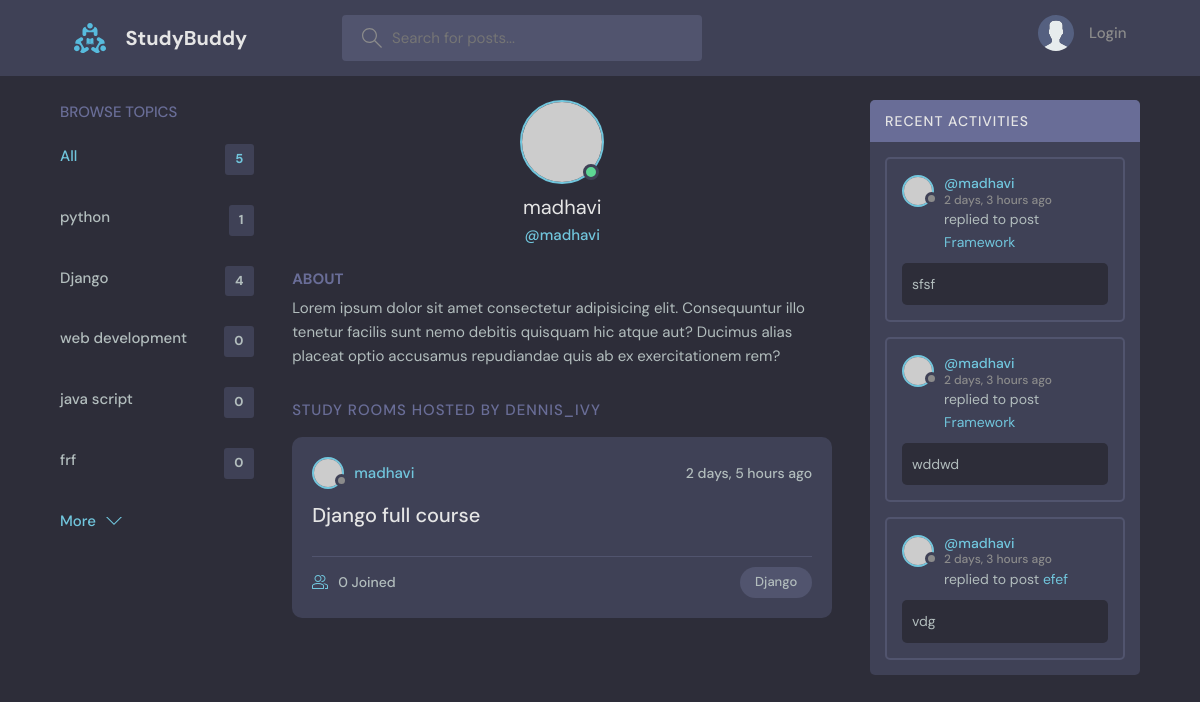
Page /profile/5/ on the earlier database version.
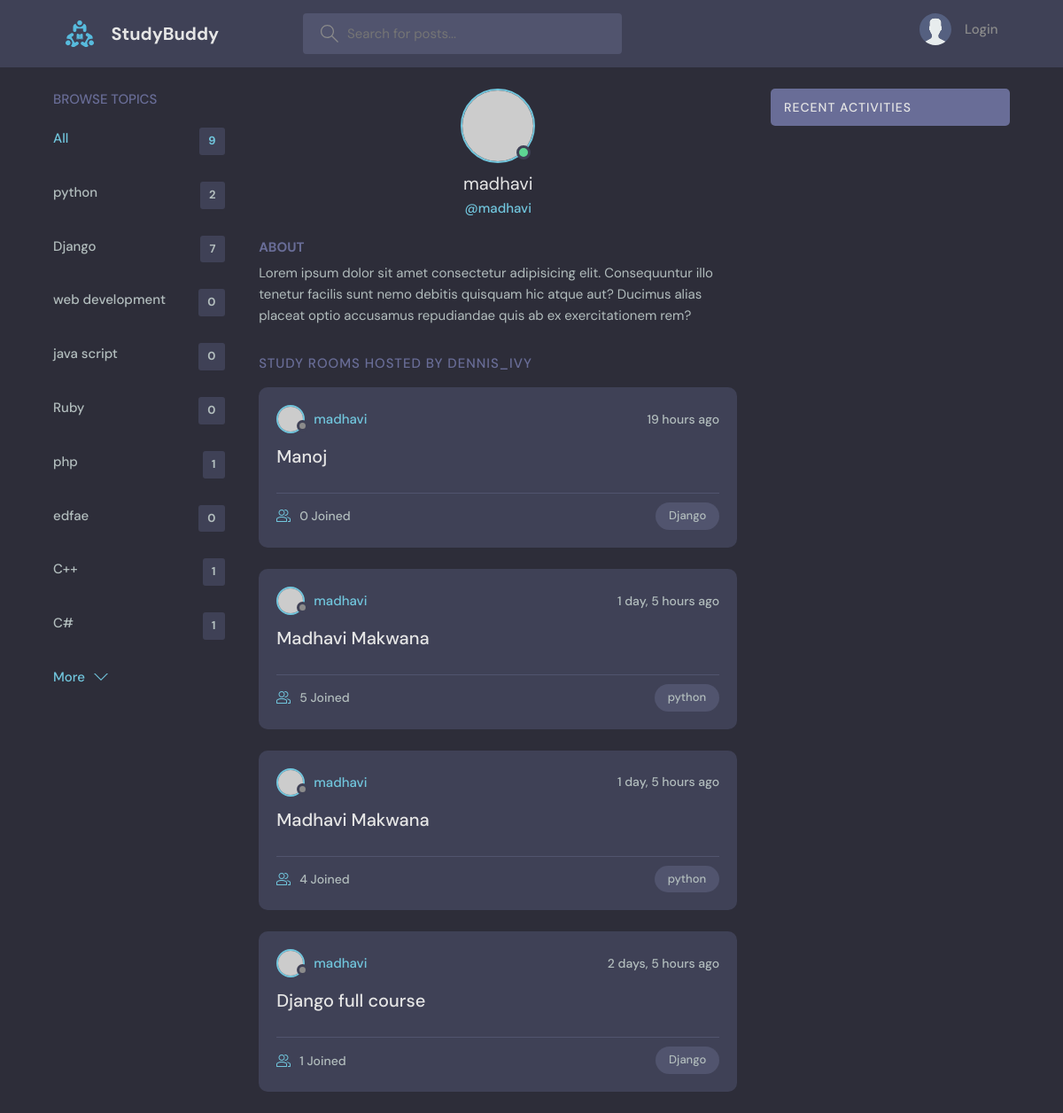
Same page on the later database version.
### base/models.py (models this page shows)
class Topic(models.Model):
    name = models.CharField(max_length=200)
    def __str__(self):
        return self.name

class Room(models.Model):
    host = models.ForeignKey(User, on_delete=models.SET_NULL, null=True)
    topic = models.ForeignKey(Topic, on_delete=models.SET_NULL, null=True)
    name = models.CharField(max_length=200)
    description = models.TextField(null=True, blank = True)
    participants = models.ManyToManyField(User, related_name="participants", blank = True)
    updated = models.DateTimeField(auto_now=True)
    created = models.DateTimeField(auto_now_add=True)
    class Meta:
        ordering = ['-updated','-created']
    def __str__(self):
        return self.name

class Message(models.Model):
    user = models.ForeignKey(User, on_delete=models.CASCADE)
    room = models.ForeignKey(Room, on_delete=models.CASCADE)
    body = models.TextField()
    updated = models.DateTimeField(auto_now=True)
    created = models.DateTimeField(auto_now_add=True)
    class Meta:
        ordering = ['-updated','-created']
    def __str__(self):
        return self.body[0:50]

### base/views.py (the view)
# urls.py: path('profile/<str:pk>/', views.userProfile, name="profile"),
def userProfile(request, pk):
    user = User.objects.get( id=pk )
    print('user :', user)
    rooms = user.room_set.all()
    print('rooms:', rooms)
    room_messages = user.message_set.all()
    print('room_messages:', room_messages)
    topics = Topic.objects.all()
    context = {'user': user, 'rooms': rooms, 'room_messages': room_messages, 'topics': topics}
    print('context:', context)
    return render(request, 'base/profile.html', context)

### base/templates/base/profile.html (shortened to what this page needs)
{% extends 'main.html' %}
{% block content %}
  <main class="profile-page layout layout--3">
    <div class="container">
      {% include 'base/topic_components.html' %}
      <div class="roomList">
        <div class="profile">
          <div class="profile__avatar">
            <div class="avatar avatar--large active">
              <img src="https://randomuser.me/api/portraits/men/11.jpg" />
            </div>
          </div>
          <div class="profile__info">
            <h3>{{user.username}}</h3>
            <p>@{{user.username}}</p>
          </div>
          <div class="profile__about">
            <h3>About</h3>
            <p>
              Lorem ipsum dolor sit amet consectetur adipisicing elit. Consequuntur illo tenetur
              facilis sunt nemo debitis quisquam hic atque aut? Ducimus alias placeat optio
              accusamus repudiandae quis ab ex exercitationem rem?
            </p>
          </div>
        </div>
        <div class="roomList__header">
          <div>
            <h2>Study Rooms Hosted by dennis_ivy</a>
            </h2>
          </div>
        </div>
        {% include 'base/feed_components.html' %}
      </div>
      {% include 'base/activity_components.html' %}
    </div>
  </main>
  {% endblock %}

### templates/main.html (shortened to what this page needs)
<!DOCTYPE html>
{% load static %}
<html lang="en">
  <head>
    <link rel="stylesheet" href="{% static 'styles/style.css' %}" />
  </head>
  <body>
    {% include 'navbar.html' %}
    {% block content %}{% endblock %}
  </body>
</html>

### templates/navbar.html (shortened to what this page needs)
{% load static %}
<header class="header header--loggedIn">
    <div class="container">
      <a href="{% url 'home' %}" class="header__logo">
        <img src="{% static 'images/logo.svg' %}" />
        <h1>StudyBuddy</h1>
      </a>
      <form class="header__search" method="GET" action="{% url 'home' %}">
        <label>
          <input name="q" placeholder="Search for posts..." />
        </label>
      </form>
      <nav class="header__menu">
        {% if request.user.is_authenticated %}
        <div class="header__user">
          <a href="{% url 'updateuser' %}">
            <div class="avatar avatar--medium active">
              <img src="https://randomuser.me/api/portraits/men/37.jpg" />
            </div>
            <p>{{request.user.username}} <span>@{{request.user.username}}</span></p>
          </a>
          <button class="dropdown-button">
            <svg version="1.1" xmlns="http://www.w3.org/2000/svg" width="32" height="32" viewBox="0 0 32 32">
              <title>chevron-down</title>
              <path d="M16 21l-13-13h-3l16 16 16-16h-3l-13 13z"></path>
            </svg>
          </button>
        </div>
        {% else %}
        <a href="{% url 'login' %}">
          <img src="{% static 'images/avatar.svg' %}" />
          <p>Login</p>
        </a>
        {% endif %}
      </nav>
    </div>
  </header>

### base/templates/base/topic_components.html
<div class="topics">
    <div class="topics__header">
      <h2>Browse Topics</h2>
    </div>
    <ul class="topics__list">
      <li>
        <a href="{% url 'home' %}" class="active">All <span>{{topics.count}}</span></a>
      </li>
      {% for topic in topics %}
      <li>
        <a href="{% url 'home' %}?q={{topic.name}}">{{topic.name}}<span>{{topic.room_set.all.count}}</span></a>
      </li>
      {% endfor %}
    </ul>
    <a class="btn btn--link" href="{% url 'topics' %}">
      More
      <svg version="1.1" xmlns="http://www.w3.org/2000/svg" width="32" height="32" viewBox="0 0 32 32">
        <title>chevron-down</title>
        <path d="M16 21l-13-13h-3l16 16 16-16h-3l-13 13z"></path>
      </svg>
    </a>
  </div>

### base/templates/base/feed_components.html (shortened to what this page needs)
{% for room in rooms %}
<div class="roomListRoom">
    <div class="roomListRoom__header">
      <a href="{% url 'profile' room.host.id %}" class="roomListRoom__author">
        <div class="avatar avatar--small">
          <img src="https://randomuser.me/api/portraits/women/11.jpg" />
        </div>
        <span>{{room.host.username}}</span>
      </a>
      <div class="roomListRoom__actions">
        <span>{{room.created|timesince}} ago</span>
      </div>
    </div>
    <div class="roomListRoom__content">
      <a href="{% url 'room' room.id %}">{{room.name}}</a>
    </div>
    <div class="roomListRoom__meta">
      <a href="{% url 'room' room.id %}" class="roomListRoom__joined">
        {{ room.participants.all.count}} Joined
      </a>
      <p class="roomListRoom__topic">{{room.topic.name}}</p>
    </div>
  </div>
  {% endfor %}

### base/templates/base/activity_components.html (shortened to what this page needs)
<div class="activities">
    <div class="activities__header">
      <h2>Recent Activities</h2>
    </div>
    {% for message in room_messages %}
    <div class="activities__box">
      <div class="activities__boxHeader roomListRoom__header">
        <a href="{% url 'profile' message.user.id %}" class="roomListRoom__author">
          <div class="avatar avatar--small">
            <img src="https://randomuser.me/api/portraits/women/11.jpg" />
          </div>
          <p>
            @{{message.user}}
            <span> {{message.created|timesince}} ago</span>
          </p>
        </a>
      </div>
      <div class="activities__boxContent">
        <p>replied to post <a href="{% url 'room' message.room.id %}">{{message.room}}</a></p>
        <div class="activities__boxRoomContent">
          {{message.body}}
        </div>
      </div>
    </div>
    {% endfor %}
  </div>

Differences in the rows shown:
removed Topic: name "frf", room_set.all.count "0"
removed Message: user "madhavi", created "2 days, 3 hours", room "Framework", body "sfsf"
removed Message: user "madhavi", created "2 days, 3 hours", room "Framework", body "wddwd"
removed Message: user "madhavi", created "2 days, 3 hours", room "efef", body "vdg"
computed for Topic "python": room_set.all.count "1" → "2"
computed for Topic "Django": room_set.all.count "4" → "7"
added Topic: name "Ruby", room_set.all.count "0"
added Topic: name "php", room_set.all.count "1"
added Topic: name "edfae", room_set.all.count "0"
added Topic: name "C++", room_set.all.count "1"
added Topic: name "C#", room_set.all.count "1"
added Room: host.username "madhavi", created "19 hours", name "Manoj", participants.all.count "0", topic.name "Django"
added Room: host.username "madhavi", created "1 day, 5 hours", name "Madhavi Makwana", participants.all.count "5", topic.name "python"
added Room: host.username "madhavi", created "1 day, 5 hours", name "Madhavi Makwana", participants.all.count "4", topic.name "python"
computed for Room "Django full course": participants.all.count "0" → "1"
Other differences:
{{ topics.count }}: "5" → "9"
